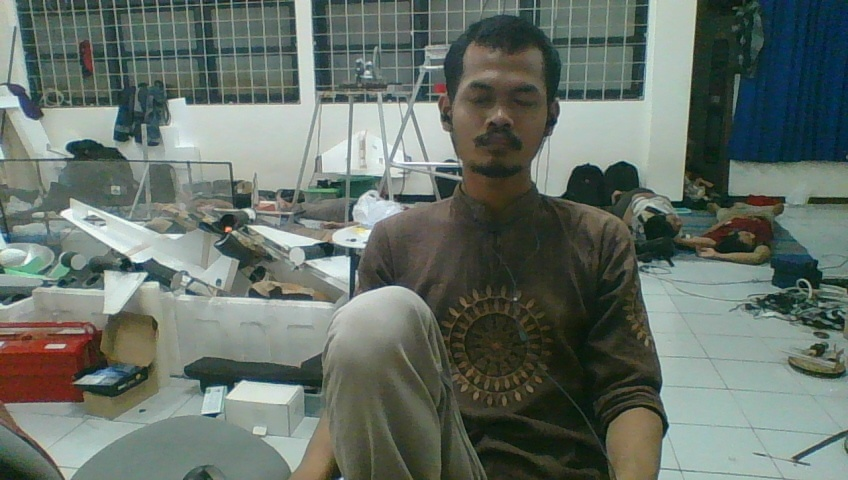
//> input picture camcpp/saveFrame/build/filename.jpg, 848 x 480 px
$ ./saveFrame   (built with g++ and OpenCV 4)
//> lines starting //> are read from the running program, lines starting //| are printed output that depends on the picture
#include "opencv2/core/core.hpp"
#include "opencv2/highgui/highgui.hpp"
#include "opencv2/imgproc/imgproc.hpp"
#include "iostream"

using namespace cv;
using namespace std;

int main( )
{
	Mat src = imread("filename.jpg",CV_LOAD_IMAGE_COLOR); //load  image
//> src is the input picture: 480 rows x 848 cols, CV_8UC3; mean B, G, R 104.7, 112.8, 102.1

	Mat bgr[3];   //destination array
	split(src,bgr);//split source
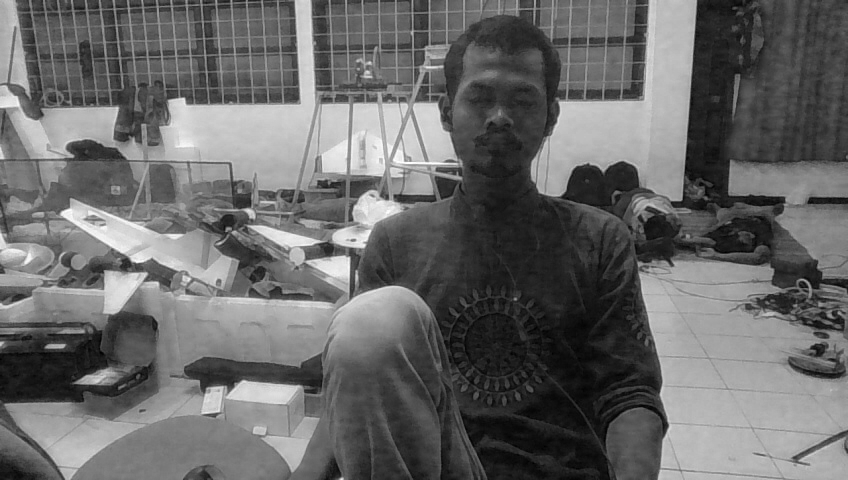
//> bgr[0]: 480 rows x 848 cols, CV_8UC1; min 0, max 255, mean 104.7
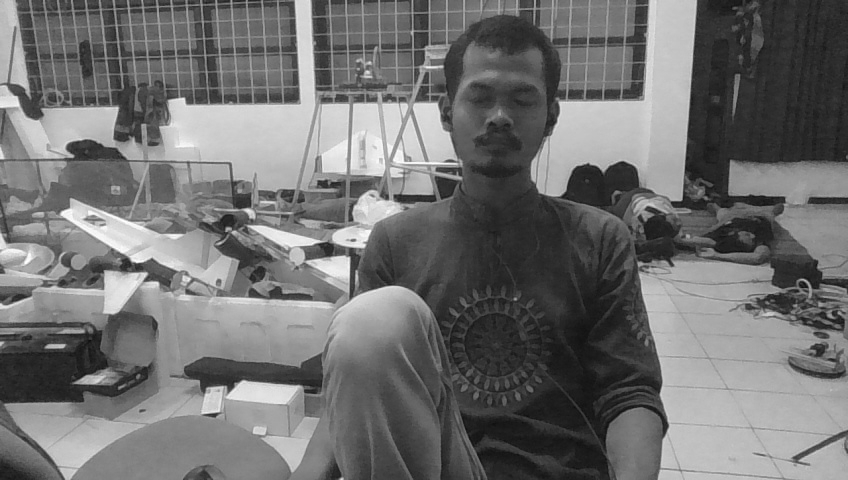
//> bgr[1]: 480 rows x 848 cols, CV_8UC1; min 13, max 255, mean 112.8
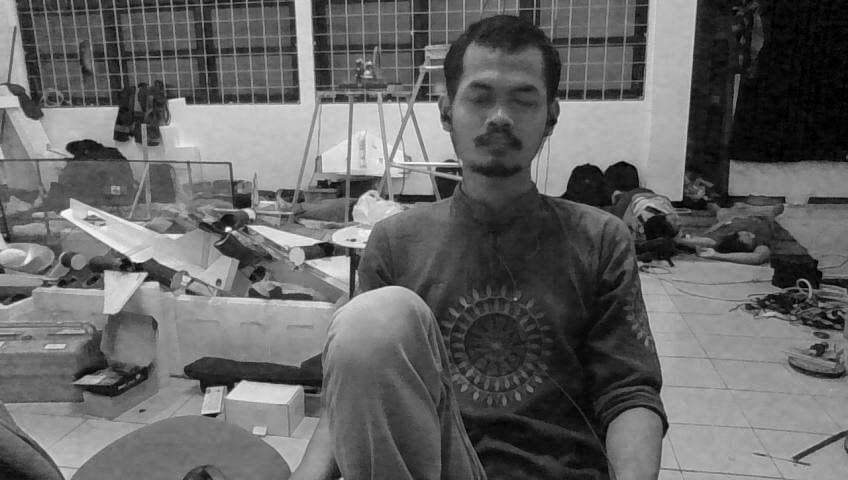
//> bgr[2]: 480 rows x 848 cols, CV_8UC1; min 0, max 255, mean 102.1

	//Note: OpenCV uses BGR color order
	imwrite("blue.jpg",bgr[0]); //blue channel
	imwrite("green.jpg",bgr[1]); //green channel
	imwrite("red.jpg",bgr[2]); //red channel
}
